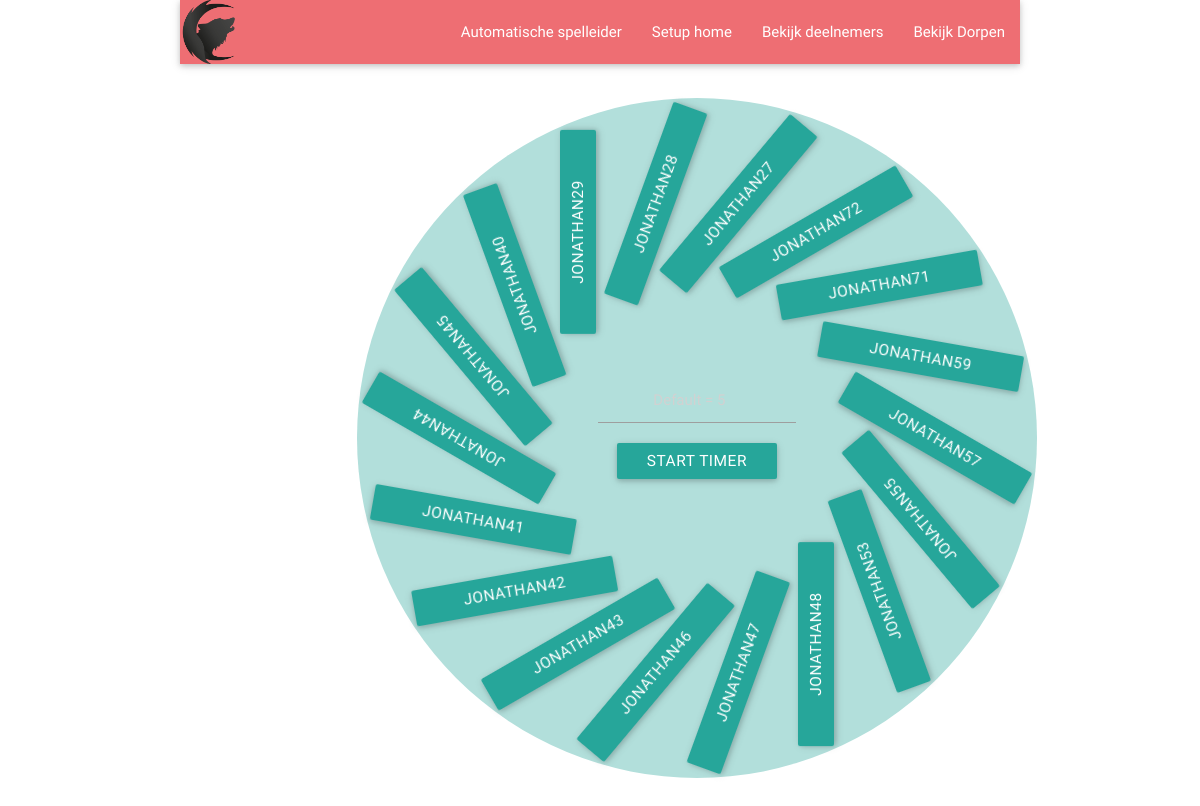
Screenshot of /village/Bloetebeke/spelleiderInterface/ (signed in) with the database file from the repository.
### Autospelleider/models.py (models this page shows, shortened)
@python_2_unicode_compatible
class Villager(models.Model):
    role = models.CharField(max_length=200, blank=True)
    familiars = models.ManyToManyField("self", blank=True, related_name='villager_familiars')
    village = models.ForeignKey(Village, on_delete=models.SET_NULL, blank=True, null=True)
    participant = models.OneToOneField(Participant, on_delete=models.CASCADE, null=True)
    alive = models.BooleanField(default=True)
    seat = models.PositiveIntegerField(blank=True, null=True)

@python_2_unicode_compatible
class Participant(models.Model):
    first_name = models.CharField(max_length=200)
    last_name = models.CharField(max_length=200)
    participant_ID = models.PositiveIntegerField(null=True)
    reservation_ID = models.PositiveIntegerField(null=True)
    group = models.ForeignKey(Group, on_delete=models.SET_NULL, blank=True, null=True,)
    main_subscriber = models.BooleanField(default=False)
    paid = models.BooleanField(default=False)
    present = models.BooleanField(default=False)

### Autospelleider/views.py (the view)
# urls.py: url(r'^village/(?P<village_name>.+?)/spelleiderInterface/$', views.spelleider_interface, name='spelleiderInterface'),
@login_required(login_url='/admin/login/')
def spelleider_interface(request, village_name, participant_ID=-1):
    import numpy as np
    villages_list = Village.objects.exclude(village_name=village_name)
    village2 = get_object_or_404(Village, village_name=village_name)
    villagers_amount = len(village2.villager_set.all())
    if village2.timer:
        timerOnBool = village2.timer.stop_time - datetime.datetime.now() > datetime.timedelta(0)
        time_left = village2.timer.stop_time - datetime.datetime.now()
        start_rotation = -np.remainder(time_left.seconds*6 + 90,360)
        milliseconds_left = time_left.seconds*1000
        minutes_left = np.floor(time_left.seconds/60)*60*1000
    else:
        timerOnBool = False
        time_left = 0
        start_rotation = 0
        minutes_left = 0
        milliseconds_left = 0
    degrees = []
    if participant_ID != -1:
        participant = get_object_or_404(Participant, participant_ID=participant_ID)
        villager = participant.villager
    else:
        villager = False
    villagers_list = village2.villager_set.all()
    seat = villagers_list[0].seat
    if seat != -1:
        villagers_list = village2.villager_set.all().order_by('seat')
    else:
        villagers_list = village2.villager_set.all()
    for x in range(0, villagers_amount):
        degrees.append(x * (360.0/villagers_amount))
    return render(request, 'Autospelleider/spelleider_interface_materialize.html', {
        'village': village2,
        'villagers_list': villagers_list,
        'villages_list': villages_list,
        'degrees': degrees,
        'villager': villager,
        'timerOnBool': timerOnBool,
        'time_left': time_left,
        'milliseconds_left': milliseconds_left,
        'minutes_left': minutes_left,
        'start_rotation': start_rotation,
        'neg_start_rotation': -start_rotation,
    })

### Autospelleider/templates/Autospelleider/spelleider_interface_materialize.html (shortened to what this page needs)
{% load static %}
<!DOCTYPE html>
<html>
   <head>
	  <link rel="stylesheet" href="{% static 'Autospelleider/materialize/css/materialize.min.css' %}">
  </head>
  <body class="container">
<nav>
  <div class="nav-wrapper">
    <a href="#!" class="brand-logo left">
        <img class="logoKlein"  type =image/png src="{% static 'Autospelleider/images/Logoklein.png' %}"/>
    </a>
    <ul class="right hide-on-med-and-down">
        <li><a href="{% url 'Autospelleider:spelleiderInterface' village_name=village.village_name %}">Automatische spelleider</a></li>
        <li id="setupHomeLi"><a href="{% url 'Autospelleider:setup' %}">Setup home</a></li>
        <li><a href="{% url 'Autospelleider:participants' %}">Bekijk deelnemers</a></li>
        <li><a href="{% url 'Autospelleider:villages' %}">Bekijk Dorpen</a></li>
    </ul>
  </div>
</nav>
    <div class="container hide-on-med-and-down center-align" id="circleRowContainer">
        <div class="row center-align">
            <div class="col l10 m12 s12 offset-l1 center-align">
                <div class="row center-align" id="circleRow">
                    <div class="col l12 center-align">
                        <div class="center-align" id='villagersCircle'>
                            {% for villager in villagers_list %}
                            <div class="badge" id="badge{{ forloop.counter }}">
                                <div class="rotated-form" action="{% url 'Autospelleider:spelleiderInterface' village_name=village.village_name participant_ID=villager.participant.participant_ID %}" method="post">
                                    <button id="button{{ forloop.counter }}" data-target="modal{{ forloop.counter }}" class="btn btn-info rotated-btn waves-effect waves-light modal-trigger levend{{ villager.alive }}">{{ villager.participant.first_name }}</button>
                                </div>
                            </div>
                            {% endfor %}
                            {% if timerOnBool %}
                            <div id="timerAnimationWrapWrap">
                                <div id="timerAnimationWrap">
                                <div id="timerAnimation">
                                    <div id="defaultCountdown"></div>
                                </div>
                            </div>
                            </div>
                            {% else %}
                            <form class="form-horizontal" id="timerForm" action="{% url 'Autospelleider:setTimer' village.village_name %}" method="post">
                                    <div class="row">
                                        <div class="col l12 timerFormCol">
                                            <div class="form-group">
                                                <input type="number" name="timerMinutes" id="timerMinutes" value="minuten" placeholder="Default = 5"/>
                                            </div>
                                        </div>
                                    </div>
                                    <div class="row">
                                        <div class="col l12 timerFormCol">
                                            <div class="form-group">
                                                <input type="submit" id="buttonTimer" value="Start timer" class="btn btn-info btn-lg"/>
                                            </div>
                                        </div>
                                    </div>
                                </form>
                            {% endif %}
                        </div>
                    </div>
                </div>
            </div>
        </div>
    </div>
  </body>
</html>

### rows the page displays
Villager: participant.first_name "JONATHAN44"
Villager: participant.first_name "JONATHAN45"
Villager: participant.first_name "JONATHAN40"
Villager: participant.first_name "JONATHAN29"
Villager: participant.first_name "JONATHAN28"
Villager: participant.first_name "JONATHAN27"
Villager: participant.first_name "JONATHAN72"
Villager: participant.first_name "JONATHAN71"
Villager: participant.first_name "JONATHAN59"
Villager: participant.first_name "JONATHAN57"
Villager: participant.first_name "JONATHAN55"
Villager: participant.first_name "JONATHAN53"
Villager: participant.first_name "JONATHAN48"
Villager: participant.first_name "JONATHAN47"
Villager: participant.first_name "JONATHAN46"
Villager: participant.first_name "JONATHAN43"
Villager: participant.first_name "JONATHAN42"
Villager: participant.first_name "JONATHAN41"
